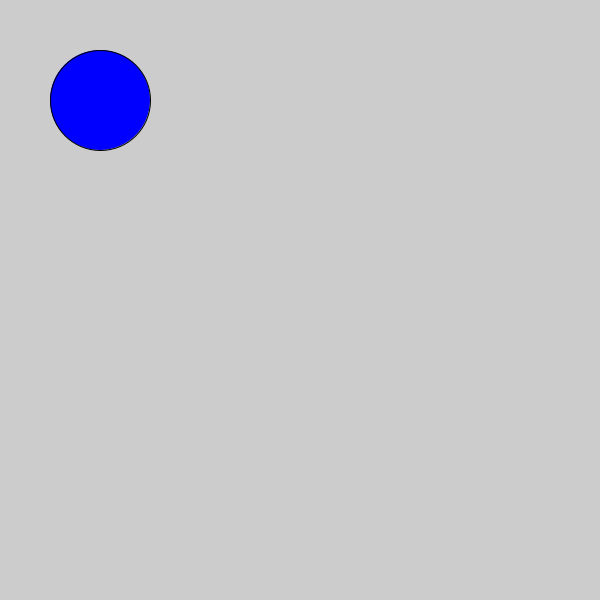
Frame 1 (no input)
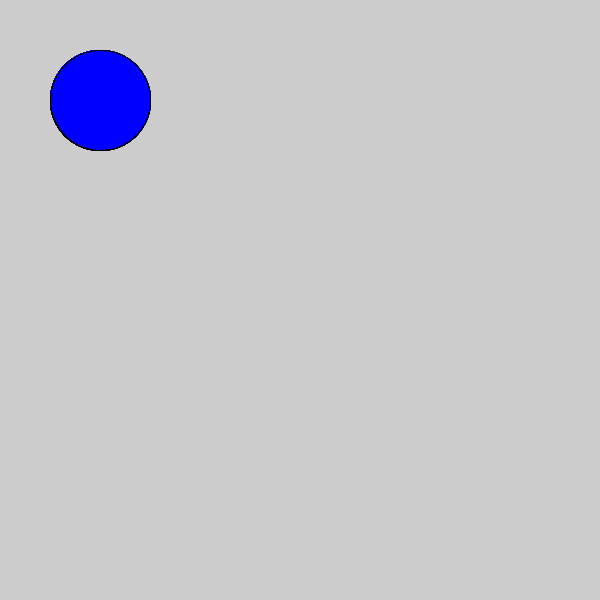
Frame 60 (the mouse pressed at the canvas centre just before this capture)
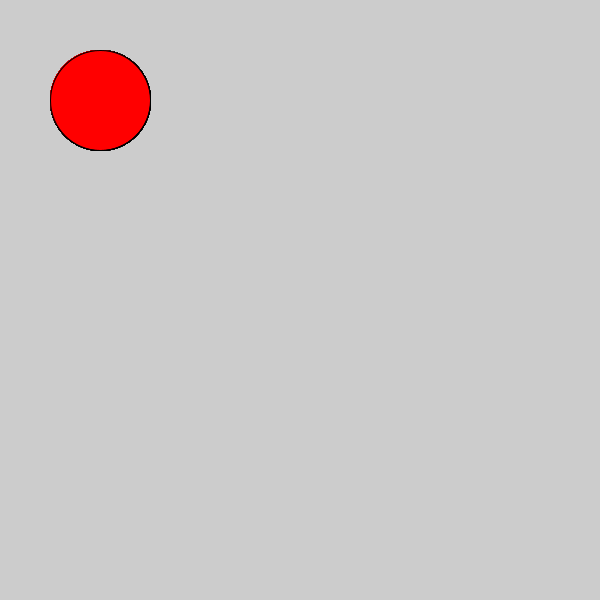
Frame 120 (the mouse held since frame 60 and released just before this capture)

The Processing sketch that drew these frames (run headless with seeded random() and noise(); from frame 60 on, the mouse is pressed at the canvas centre):

// Processing sketch: Logical_Dot
// ── Logical_Dot.pde


void setup() {
 size(600, 600); 
}

void draw() {
 if (mousePressed) {
   fill(255, 0, 0);
   ellipse(100, 100, 100, 100);
 } else {
   fill(0, 0, 255);
   ellipse(100, 100, 100, 100);
 }
}
